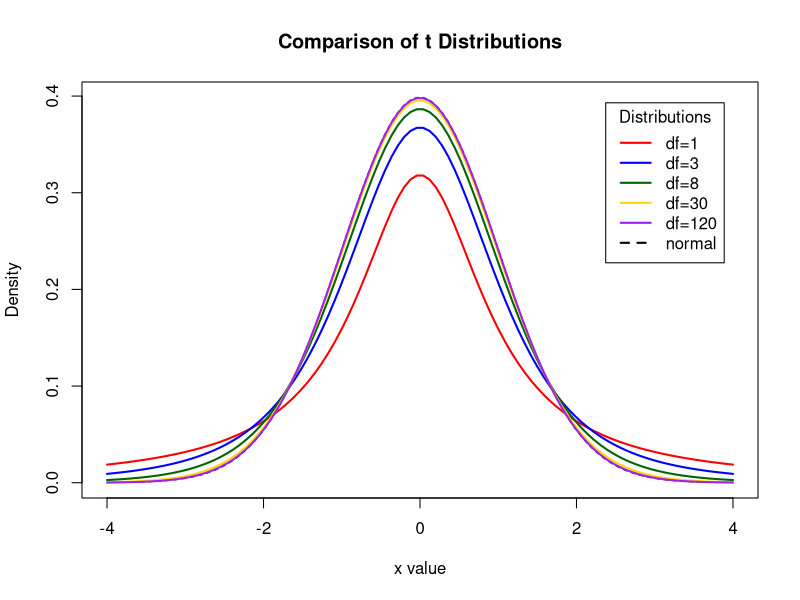

Generate this figure with R:
# check out https://www.statmethods.net/advgraphs/probability.html

x <- seq(-4, 4, length=100)
hx <- dnorm(x)

degf <- c(1, 3, 8, 30)
colors <- c("red", "blue", "darkgreen", "gold", 'purple',"black")
labels <- c("df=1", "df=3", "df=8", "df=30","df=120", "normal")

plot(x, hx, type="l", lty=2, xlab="x value",
     ylab="Density", main="Comparison of t Distributions")


lines(x, dt(x,1), lwd=2, col='red')
lines(x, dt(x,3), lwd=2, col='blue')
lines(x, dt(x,8), lwd=2, col='darkgreen')
lines(x, dt(x,30), lwd=2, col='gold')
lines(x, dt(x,120), lwd=2, col='purple')


legend("topright", inset=.05, title="Distributions",
       labels, lwd=2, lty=c(1, 1, 1, 1,1, 2), col=colors)